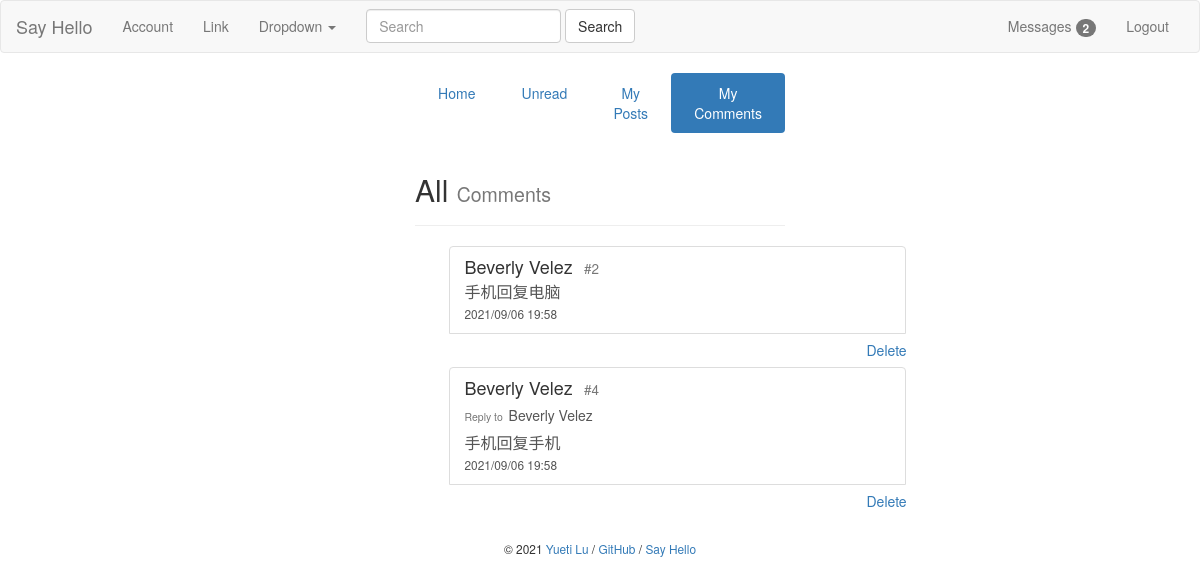
/admin/comments (signed in), run on an earlier commit of the app's database.
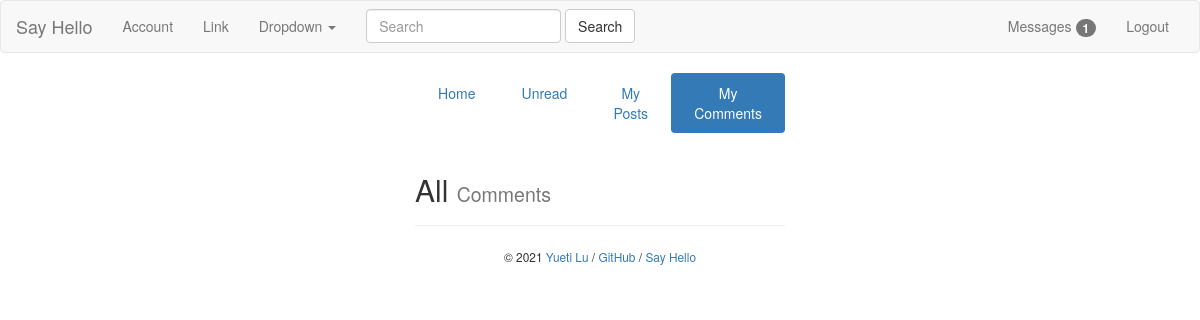
And on a later commit of the database.
### bluelog/models.py (models this page shows)
class Comment(db.Model):
    id = db.Column(db.Integer, primary_key=True)
    name = db.Column(db.String(30))
    body = db.Column(db.Text)
    replyTo = db.Column(db.String(30))
    commentFloor = db.Column(db.Integer)
    from_admin = db.Column(db.Boolean, default=False)
    timestamp = db.Column(db.DateTime, default=datetime.now, index=True)
    post_id = db.Column(db.Integer, db.ForeignKey('post.id'))
    post = db.relationship('Post', back_populates='comments')
    user_id = db.Column(db.Integer, db.ForeignKey('user.id'))
    user = db.relationship('User', back_populates='comments')

### bluelog/blueprints/admin.py (the view)
@admin_bp.route('/comments')
def manageComments():
    if not current_user.is_authenticated:
        return redirect(url_for('blog.index'))
    else:
        allComments = Comment.query.filter(Comment.user_id == current_user.id)
        return render_template('admin/manageComments.html', comments=allComments)

### bluelog/forms.py
class SearchForm(FlaskForm):
    body = StringField('SearchMessage', validators=[DataRequired()])
    submit = SubmitField('Search')

### bluelog/__init__.py (called while the page is built)
def register_template_context(app):
    @app.context_processor
    def injectSearchForm():
        searchForm = SearchForm()
        return dict(searchForm=searchForm)
    @app.context_processor
    def injectUnreadMessage():
        if current_user.is_authenticated:
            user = User.query.get(current_user.id)
            unreadMessageNum = UnreadMessage.query.filter(and_(UnreadMessage.user_id == user.id,
                                                               UnreadMessage.haveRead == 0)).count()
            return dict(unreadMessageNum=unreadMessageNum)
        else:
            return dict(unreadMessageNum=0)

### bluelog/extensions.py (called while the page is built)
@login_manager.user_loader
def load_user(user_id):
    from bluelog.models import User
    user = User.query.get(int(user_id))
    return user

### bluelog/templates/admin/manageComments.html
{% extends 'base.html' %}
{% from "macros.html" import show_flash with context %}
{% from "macros.html" import show_footer %}
{% from "macros.html" import show_comment_in_admin %}
{% block content %}
    <div class="col-md-4"></div>
    <div class="col-md-4">
        <ul class="nav nav-pills nav-justified">
            <li role="presentation"><a href="{{ url_for('admin.index') }}">Home</a></li>
            <li role="presentation"><a href="{{ url_for('admin.manageUnreadMessages') }}">Unread</a></li>
            <li role="presentation"><a href="{{ url_for('admin.managePosts') }}">My Posts</a></li>
            <li role="presentation" class="active"><a href="{{ url_for('admin.manageComments') }}">My Comments</a></li>
        </ul>
        <div class="page-header">
            <h2>All <small>Comments</small></h2>
        </div>
        <ul class="list-group" style="margin:0 auto; width:90%">
            {% for comment in comments %}
                {{ show_comment_in_admin(comment) }}
            {% endfor %}
        </ul>
        {{ show_footer() }}
    </div>
    <div class="col-md-4"></div>
{% endblock content %}

### bluelog/templates/macros.html (shortened to what this page needs)
{% macro show_footer() %}
    <footer class="text-center" style="margin-top: 20px;">
        <small> &copy; 2021 <a href="https://github.com/luyueti111" title="Written by Grey Li">Yueti Lu</a> /
            <a href="https://github.com/luyueti111/Bluelog" title="Fork me on GitHub">GitHub</a> /
            <a href="{{ url_for('blog.hello') }}" title="A HelloFlask project">Say Hello</a>
        </small>
    </footer>
{% endmacro %}
{% macro show_comment_in_admin(comment) %}
    {% set post = comment.post %}
    <div class="container">
        <div class="row">
            <div class="col-md-5">
                <a class="list-group-item" href="{{ url_for('blog.replyPage', post_id=comment.post_id) }}">
                    {% if comment.name == post.name %}
                        <h4 class="list-group-item-heading text-info">{{ comment.name }}<small>&nbsp;&nbsp;&nbsp;#{{ comment.commentFloor }}</small>
                        </h4>
                    {% else %}
                        <h4 class="list-group-item-heading">{{ comment.name }}<small>&nbsp;&nbsp;&nbsp;#{{ comment.commentFloor }}</small>
                        </h4>
                    {% endif %}
                    {% if comment.replyTo is not none %}
                        <h5><small>Reply to&nbsp;&nbsp;</small>{{ comment.replyTo }}</h5>
                    {% endif %}
                    <p class="list-group-item-text"
                       style="width: 100%; word-break: break-all; word-wrap: break-word; font-size: medium">{{ comment.body }}</p>
                    <small>
                        {{ comment.timestamp.strftime('%Y/%m/%d %H:%M') }}
                    </small>
                </a>
                <div class="container">
                    <div class="row">
                        <div class="col-md-4"></div>
                        <div class="col-md-1">
                            <a href="{{ url_for('admin.deleteComment', comment_id=comment.id) }}"
                               class="btn btn-link text-right"
                               onclick="return confirm('Are you Sure?')" style="margin-right: 5%">Delete</a>
                        </div>
                    </div>
                </div>
            </div>
        </div>
    </div>
{% endmacro %}

What changed in the data, as far as the page shows it:
removed Comment: name "Beverly Velez", commentFloor "2", body "手机回复电脑", timestamp "2021/09/06 19:58"
removed Comment: name "Beverly Velez", commentFloor "4", replyTo "Beverly Velez", body "手机回复手机", timestamp "2021/09/06 19:58"
Also different on the page:
{{ unreadMessageNum }}: "2" → "1"
